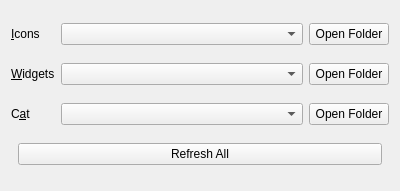
<?xml version="1.0" encoding="UTF-8"?>
<ui version="4.0">
 <class>ThemeCustomizationWidget</class>
 <widget class="QWidget" name="ThemeCustomizationWidget">
  <property name="geometry">
   <rect>
    <x>0</x>
    <y>0</y>
    <width>400</width>
    <height>191</height>
   </rect>
  </property>
  <property name="windowTitle">
   <string notr="true">Form</string>
  </property>
  <layout class="QGridLayout" name="gridLayout">
   <item row="0" column="2">
    <widget class="QPushButton" name="iconsFolder">
     <property name="toolTip">
      <string>View icon themes folder.</string>
     </property>
     <property name="text">
      <string>Open Folder</string>
     </property>
    </widget>
   </item>
   <item row="2" column="0">
    <widget class="QLabel" name="backgroundCatLabel">
     <property name="toolTip">
      <string>The cat appears in the background and is not shown by default. It is only made visible when pressing the Cat button in the Toolbar.</string>
     </property>
     <property name="text">
      <string>C&amp;at</string>
     </property>
     <property name="buddy">
      <cstring>backgroundCatComboBox</cstring>
     </property>
    </widget>
   </item>
   <item row="2" column="2">
    <widget class="QPushButton" name="catPackFolder">
     <property name="toolTip">
      <string>View cat packs folder.</string>
     </property>
     <property name="text">
      <string>Open Folder</string>
     </property>
    </widget>
   </item>
   <item row="0" column="0">
    <widget class="QLabel" name="iconsLabel">
     <property name="text">
      <string>&amp;Icons</string>
     </property>
     <property name="buddy">
      <cstring>iconsComboBox</cstring>
     </property>
    </widget>
   </item>
   <item row="1" column="1">
    <widget class="QComboBox" name="widgetStyleComboBox">
     <property name="sizePolicy">
      <sizepolicy hsizetype="Expanding" vsizetype="Fixed">
       <horstretch>0</horstretch>
       <verstretch>0</verstretch>
      </sizepolicy>
     </property>
     <property name="focusPolicy">
      <enum>Qt::StrongFocus</enum>
     </property>
    </widget>
   </item>
   <item row="1" column="0">
    <widget class="QLabel" name="widgetStyleLabel">
     <property name="text">
      <string>&amp;Widgets</string>
     </property>
     <property name="buddy">
      <cstring>widgetStyleComboBox</cstring>
     </property>
    </widget>
   </item>
   <item row="1" column="2">
    <widget class="QPushButton" name="widgetStyleFolder">
     <property name="toolTip">
      <string>View widget themes folder.</string>
     </property>
     <property name="text">
      <string>Open Folder</string>
     </property>
    </widget>
   </item>
   <item row="2" column="1">
    <widget class="QComboBox" name="backgroundCatComboBox">
     <property name="sizePolicy">
      <sizepolicy hsizetype="Expanding" vsizetype="Fixed">
       <horstretch>0</horstretch>
       <verstretch>0</verstretch>
      </sizepolicy>
     </property>
     <property name="focusPolicy">
      <enum>Qt::StrongFocus</enum>
     </property>
     <property name="toolTip">
      <string>The cat appears in the background and is not shown by default. It is only made visible when pressing the Cat button in the Toolbar.</string>
     </property>
    </widget>
   </item>
   <item row="0" column="1">
    <widget class="QComboBox" name="iconsComboBox">
     <property name="sizePolicy">
      <sizepolicy hsizetype="Expanding" vsizetype="Fixed">
       <horstretch>0</horstretch>
       <verstretch>0</verstretch>
      </sizepolicy>
     </property>
     <property name="focusPolicy">
      <enum>Qt::StrongFocus</enum>
     </property>
    </widget>
   </item>
   <item row="3" column="0" colspan="3">
    <layout class="QHBoxLayout" name="horizontalLayout">
     <item>
      <spacer name="horizontalSpacer">
       <property name="orientation">
        <enum>Qt::Horizontal</enum>
       </property>
      </spacer>
     </item>
     <item>
      <widget class="QPushButton" name="refreshButton">
       <property name="text">
        <string>Refresh All</string>
       </property>
      </widget>
     </item>
     <item>
      <spacer name="horizontalSpacer_2">
       <property name="orientation">
        <enum>Qt::Horizontal</enum>
       </property>
      </spacer>
     </item>
    </layout>
   </item>
  </layout>
 </widget>
 <resources/>
 <connections/>
</ui>
